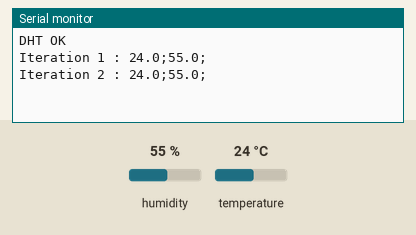
This sketch was run on a simulated Arduino Uno, built with avr-gcc and run on an emulated ATmega328P. Shown: the last lines printed to the serial monitor. The inputs (shaded band) are chosen by the test bench; at power-on: humidity 55 %, temperature 24 °C.

Above: at 2.8 s.
2.9 s: humidity set to 22 %
At 5.2 s:
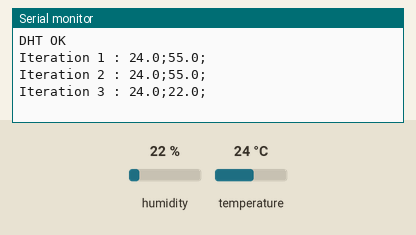
5.6 s: temperature set to 12 °C
At 7.1 s:
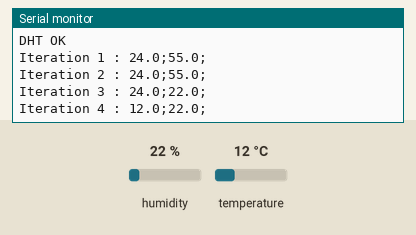
8.3 s: humidity set to 40 %
At 10.5 s:
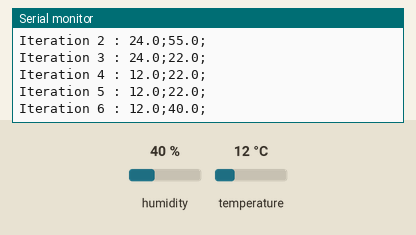
Timing chart, 0 to 12.0 s (numbered marks = the images above; inputs shaded):
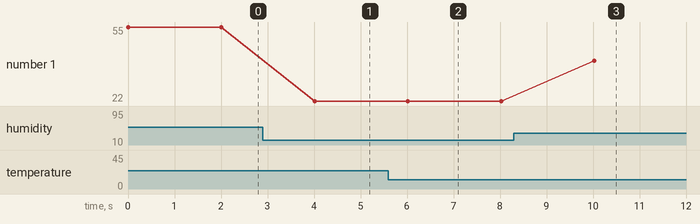

The sketch:

sonda.ino
```cpp
// FINAL SONDA CODE.
// This is the code the probe will run during the flight.
// It will measure internal and external temperature, humidity, pressure,
// position, altitude, and time.
// Then it will package these values into a string
// that will be transmitted by radio.
// The string is structured as follows:
// External temperature; internal temperature; humidity; BMP temperature; pressure; latitude; longitude; altitude; time.
//
// [X]EXTERNAL TEMPERATURE (DS18B20)
// [X]INTERNAL TEMPERATURE (DHT22)
// [X]HUMIDITY             (DHT22)
// [X]PRESSURE (in Pa)     (BMP180) (+ temperature, + altitude)
// [X]GPS LOCATION         (u-blox MAX-M8C)
//      [X]COORDINATES
//      [X]ALTITUDE
//      [X]DATE AND TIME
// [X]RADIO TRANSMISSION   (Radiometrix NTX2B-FA)
//
// Sources: Parts of the code are taken directly from:
// "DS18x20_Temperature" example from the OneWire library. (external temperature measurement)
// "KitchenSink" example from the TinyGPS++ library. (GPS location)
// -https://ukhas.org.uk/guides:linkingarduinotontx2 (radio transmission)

// DEFINITIONS
// We use these flags to include/exclude certain parts of the code, for example sensor reading
// or measurement output. If the flag value is 0 the corresponding part will not execute
// By default all flags are 1 so everything executes.

#include <Arduino.h>

#ifndef USE_DS
#define USE_DS 1
#endif

#ifndef USE_DHT
#define USE_DHT 1
#endif

#ifndef USE_BMP
#define USE_BMP 1
#endif

#ifndef USE_GPS
#define USE_GPS 1
#endif

#ifndef USE_RADIO
#define USE_RADIO 1
#endif

#ifndef TEST_RUN
#define TEST_RUN 0
#endif

#include <library_imports.h> // libraries

// SENSORS:

//DS18B20:

#if USE_DS
#define DS_DATA_PIN 8 // connected to the DS18B20 data wire
OneWire ds(DS_DATA_PIN);
byte type_s = 0; // for DS18S20 change to 1
float tDS = 0;
#endif

//DHT22:

#if USE_DHT
#define DHTPIN 2 // connected to the out pin in the DHT sensor
#define DHTTYPE DHT22 // The DHT sensor is a DHT22
DHT_Unified dht(DHTPIN, DHTTYPE);
float tDHT = 0;
float hDHT = 0;
#endif

//BMP180:

#if USE_BMP
Adafruit_BMP085 BMP;
float tBMP;
int32_t pBMP;
#endif

// GPS locator:

#if USE_GPS
TinyGPSPlus gps; // "gps" object for the GPS locator

// The GPS communicates with the Arduino board
// through a software serial port (in this case, pins 4 and 3).
#define GPS_TX_PIN 4 // connected to the TXD pin in the GPS
#define GPS_RX_PIN 3 // connected to the RXD pin in the GPS
SoftwareSerial ss(GPS_TX_PIN, GPS_RX_PIN);

RawDegrees raw_lat; // latitude (degrees)
RawDegrees raw_lng; // longitude (degrees)
int32_t altitude;   // altitude (meters)
TinyGPSTime time;   // time (UTC)

#endif

//Radiometrix NTX2B-FA:

#if USE_RADIO
#define RADIOPIN 9 // Transmission pin (transmitter pin 7) connected to Arduino digital pin 9
#endif

// other variables
int iter = 0; // measurement iteration
char sbuf[7];  // short buffer for meteorological variables and altitude
char lbuf[15]; // long buffer for gps coordinates
char SEP[] = ";"; // separator between variables
char ERR[] = "NA"; // error value
char res[90]; // Final string

void setup() {

  // This section prepares everything the flight computer will do.
  // It only runs once, at startup.

  // OPEN SERIAL PORT COMMUNICATION
  // Serial port communication is only used for pre-flight setup.

  Serial.begin(38400); // Open serial port communication

//   // PREPARE RADIO COMMUNICATION

  #if USE_RADIO
    pinMode(RADIOPIN,OUTPUT);
    setPwmFrequency(RADIOPIN, 1);
  #endif

  // START DHT22 SENSOR

  #if USE_DHT
    dht.begin();
    Serial.println(F("DHT OK"));
  #endif

  // START BMP180 SENSOR

  #if USE_BMP
    if (BMP.begin()) {
        Serial.println(F("BMP OK"));
    }
    else{
        Serial.println(F("BMP ERROR"));
        while (true) {}
    }
  #endif

}

void loop() {

    iter++;

    #if TEST_RUN
    if (iter > 10) {
        // enters infinite loop, does not measure again
        // this is the closest we have to "stopping the program"
        while (true) {
        }
    }
    #endif

  // This section repeats cyclically during the whole run.
  // All actions performed by the flight computer are included here.

  //DS18B20

  // GET EXTERNAL TEMPERATURE.
  // Taken from the "DS18x20_Temperature" example from the OneWire library.
  // This is not original code; it has been left intact.

  // TODO: fix! the address search should be in the setup? otherwise there are no measurements
  // if the DS18B20 is not found!!
  #if USE_DS
    byte i;
    byte present = 1;
    byte data[12];
    byte addr[8];

    if ( !ds.search(addr)) {
        Serial.println("No more addresses.");
        Serial.println();
        ds.reset_search();
        delay(250);
        present = 0;
    }

    if (present){

    ds.reset();
    ds.select(addr);
    ds.write(0x44, 1);        // start conversion, with parasite power on at the end

    delay(1000);     // maybe 750ms is enough, maybe not
    // we might do a ds.depower() here, but the reset will take care of it.

    present = ds.reset();
    ds.select(addr);
    ds.write(0xBE);         // Read Scratchpad

    for ( i = 0; i < 9; i++) {           // we need 9 bytes
        data[i] = ds.read();
    }
    ds.reset_search();

    // Convert the data to actual temperature
    // because the result is a 16 bit signed integer, it should
    // be stored to an "int16_t" type, which is always 16 bits
    // even when compiled on a 32 bit processor.
    int16_t raw = (data[1] << 8) | data[0];
    if (type_s) {
        raw = raw << 3; // 9 bit resolution default
        if (data[7] == 0x10) {
        // "count remain" gives full 12 bit resolution
        raw = (raw & 0xFFF0) + 12 - data[6];
        }
    } else {
        byte cfg = (data[4] & 0x60);
        // at lower res, the low bits are undefined, so let's zero them
        if (cfg == 0x00) raw = raw & ~7;  // 9 bit resolution, 93.75 ms
        else if (cfg == 0x20) raw = raw & ~3; // 10 bit res, 187.5 ms
        else if (cfg == 0x40) raw = raw & ~1; // 11 bit res, 375 ms
        //// default is 12 bit resolution, 750 ms conversion time
    }
    tDS = (float)raw / 16.0;

    // convert float to string and append to final string
    // sprintf in Arduino does not support floats or doubles,
    // it's either dtostrf or splitting each variable into integer and decimal part
    dtostrf(tDS, 2, 1, sbuf);
}
else {
    strcpy(sbuf, ERR);
}
    strcat(res, sbuf);
    strcat(res, SEP);

  #endif

  //DHT
  #if USE_DHT
  sensors_event_t event;
  // temperature
  dht.temperature().getEvent(&event);
  if (isnan(event.temperature)) {
    strcpy(sbuf, ERR);
  }
  else {
    tDHT = event.temperature;
    if (isnan(tDHT)) {
        strcpy(sbuf, ERR);
    }
    else {
        dtostrf(tDHT, 2, 1, sbuf);
    }
  }
  strcat(res, sbuf);
  strcat(res, SEP);

  // humidity
  dht.humidity().getEvent(&event);
    if (isnan(event.relative_humidity)) {
    strcpy(sbuf, ERR);
  }
  else {
    hDHT = event.relative_humidity;
    dtostrf(hDHT, 2, 1, sbuf);
  }
  strcat(res, sbuf);
  strcat(res, SEP);
  #endif

  //BMP180
  #if USE_BMP
    tBMP = BMP.readTemperature();
    dtostrf(tBMP, 2, 1, sbuf);
    strcat(res, sbuf);
    strcat(res, SEP);

    pBMP = BMP.readPressure();
    snprintf(sbuf, sizeof(sbuf), "%ld", (long)pBMP);
    strcat(res, sbuf);
    strcat(res, SEP);
  #endif

  //GPS
  #if USE_GPS

    // Start communication with the GPS (through the "secondary" serial port)

    ss.begin(9600);

    // Give the GPS three seconds to read the measurements it receives
    // If this step is skipped, most GPS measurements will not be read.

        unsigned long start = millis();
    do
    {
        while (ss.available())
        gps.encode(ss.read());
    } while (millis() - start < 3000);

    if (!gps.location.isValid()) {
        snprintf(lbuf, sizeof(lbuf), "%s%s%s", ERR, SEP, ERR);
        strcat(res, lbuf);
    } else {
    // latitude
    raw_lat = gps.location.rawLat();
    if (raw_lat.deg > 90){
        strcat(res, ERR);
        strcat(res, SEP);
    }
    else {
        if (raw_lat.negative){
            strcat(res, "-");
        }
        else {
            strcat(res, "+");
        }
        sprintf(lbuf, "%u.%09lu",
                (unsigned int)raw_lat.deg,
                (unsigned long)raw_lat.billionths);
        strcat(res, lbuf);
        strcat(res, SEP);
    }
    // longitude
    raw_lng = gps.location.rawLng();
    if (raw_lng.deg > 180){
        strcat(res, ERR);
    }
    else {
        if (raw_lng.negative){
            strcat(res, "-");
        }
        else {
            strcat(res, "+");
        }
        sprintf(lbuf, "%u.%09lu",
                (unsigned int)raw_lng.deg,
                (unsigned long)raw_lng.billionths);
        strcat(res, lbuf);

        }
    }
    strcat(res, SEP);

    // Altitude

    if (gps.altitude.isValid() && gps.altitude.value() >= 0 && gps.altitude.value() < 1E8){
        altitude = gps.altitude.value() / 100;
        snprintf(sbuf, sizeof(sbuf), "%ld", (long)altitude);
    }
    else {
        strcpy(sbuf, ERR);
    }
    strcat(res, sbuf);
    strcat(res, SEP);

    // Time (UTC)
    time = gps.time;
    if (!time.isValid()){
        strcpy(lbuf, ERR);
        strcat(res, lbuf);
        strcat(res, SEP);
    } else {
    sprintf(lbuf, "%02d:%02d:%02d", time.hour(), time.minute(), time.second());
    strcat(res, lbuf);
    }

    ss.end(); // end communication with GPS to not interfere with radio tx

  #endif

  // TRANSMIT SONDA STRING BY RADIO

  #if USE_RADIO
    rtty_txstring (RADIOPIN, res);
  #endif

    Serial.print("Iteration ");
    Serial.print(iter);
    Serial.print(" : ");
    Serial.println(res);

    // clean final string
    res[0] = '\0';
    delay(2000);

}

// RADIO STRING TRANSMISSION FUNCTION.
// This code was taken directly from the code found
// in the "Linking an Arduino to a Radiometrix NTX2B Transmitter" tutorial,
// available at https://ukhas.org.uk/guides:linkingarduinotontx2.
// This is not original code; it has been left intact.

void rtty_txstring (int pin, char * string) {
    /* Simple function to sent a char at a time to
    ** rtty_txbyte function.
    ** NB Each char is one byte (8 Bits)
    */

    char c;
    c = *string++;

    while ( c != '\0') {
        rtty_txbyte (pin, c);
        c = *string++;
    }
}
void rtty_txbyte (int pin, char c) {
    /* Simple function to sent each bit of a char to
    ** rtty_txbit function.
    ** NB The bits are sent Least Significant Bit first
    **
    ** All chars should be preceded with a 0 and
    ** proceed with a 1. 0 = Start bit; 1 = Stop bit
    **
    */

    int i;

    rtty_txbit (pin, 0); // Start bit

    // Send bits for for char LSB first

    for (i=0;i<7;i++) { // Change this here 7 or 8 for ASCII-7 / ASCII-8
        if (c & 1) rtty_txbit(pin, 1);
        else rtty_txbit(pin, 0);

        c = c >> 1;
    }
    rtty_txbit (pin, 1); // Stop bit
    rtty_txbit (pin, 1); // Stop bit
}

void rtty_txbit (int pin, int bit) {
    if (bit) {
        // high
        analogWrite(pin,110);
    }
    else {
        // low
        analogWrite(pin,100);
    }

    // delayMicroseconds(3370); // 300 baud
    delayMicroseconds(10000); // For 50 Baud uncomment this and the line below.
    delayMicroseconds(10150); // You can't do 20150 it just doesn't work as the
    // largest value that will produce an accurate delay is 16383
    // See : http://arduino.cc/en/Reference/DelayMicroseconds
}

void setPwmFrequency(int pin, int divisor) {
    byte mode;
    if(pin == 5 || pin == 6 || pin == 9 || pin == 10) {
        switch(divisor) {
            case 1:
                mode = 0x01;
                break;
            case 8:
                mode = 0x02;
                break;
            case 64:
                mode = 0x03;
                break;
            case 256:
                mode = 0x04;
                break;
            case 1024:
                mode = 0x05;
                break;
            default:
                return;
        }

        if(pin == 5 || pin == 6) {
            TCCR0B = TCCR0B & 0b11111000 | mode;
        }
        else {
            TCCR1B = TCCR1B & 0b11111000 | mode;
        }
    }
    else if(pin == 3 || pin == 11) {
        switch(divisor) {
            case 1:
                mode = 0x01;
                break;
            case 8:
                mode = 0x02;
                break;
            case 32:
                mode = 0x03;
                break;
            case 64:
                mode = 0x04;
                break;
            case 128:
                mode = 0x05;
                break;
            case 256:
                mode = 0x06;
                break;
            case 1024:
                mode = 0x7;
                break;
            default:
                return;
        }
        TCCR2B = TCCR2B & 0b11111000 | mode;
    }
}
```

library_imports.h
```cpp
#if USE_DS
#include <OneWire.h> // DS18B20 sensor library.
#endif

#if USE_DHT
#include <Adafruit_Sensor.h>
#include <DHT.h>
#include <DHT_U.h>
#endif

#if USE_BMP
#include <Adafruit_BMP085.h>
#endif

#if USE_GPS
#include <TinyGPS++.h> // Library for parsing GPS data
#include <SoftwareSerial.h> // Library for communication between the GPS and the Arduino
#endif
```

Measured:
- after the input at 2.9 s, the serial monitor: prints a new line after 1.1 s (image 1)
- after the input at 5.6 s, the serial monitor: prints a new line after 0.42 s (image 2)
- after the input at 8.3 s, the serial monitor: prints a new line after 1.7 s (image 3)
- plotted number 1: 55 → 22 after the input at 2.9 s, 22 → 40 after the input at 8.3 s
